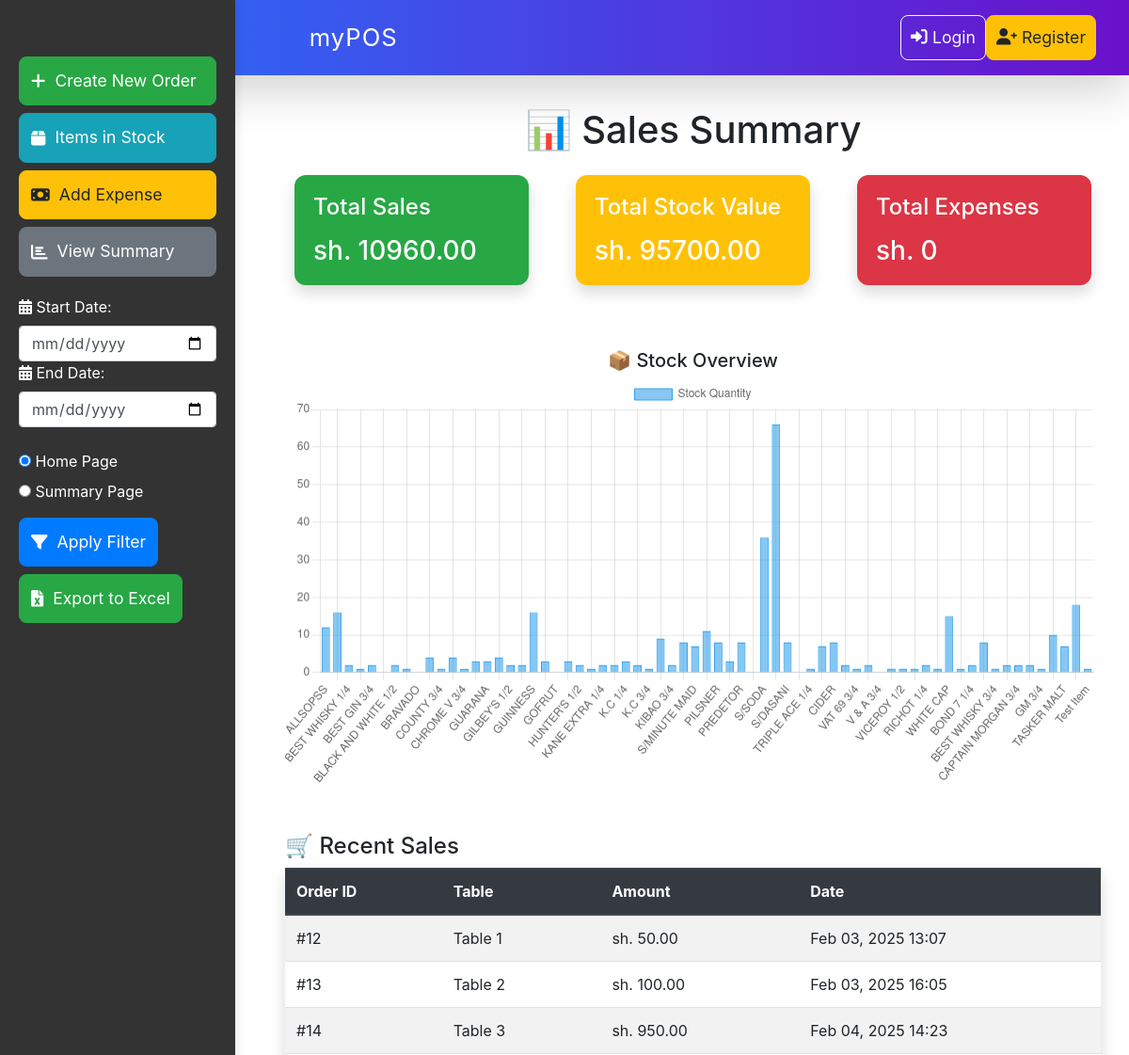
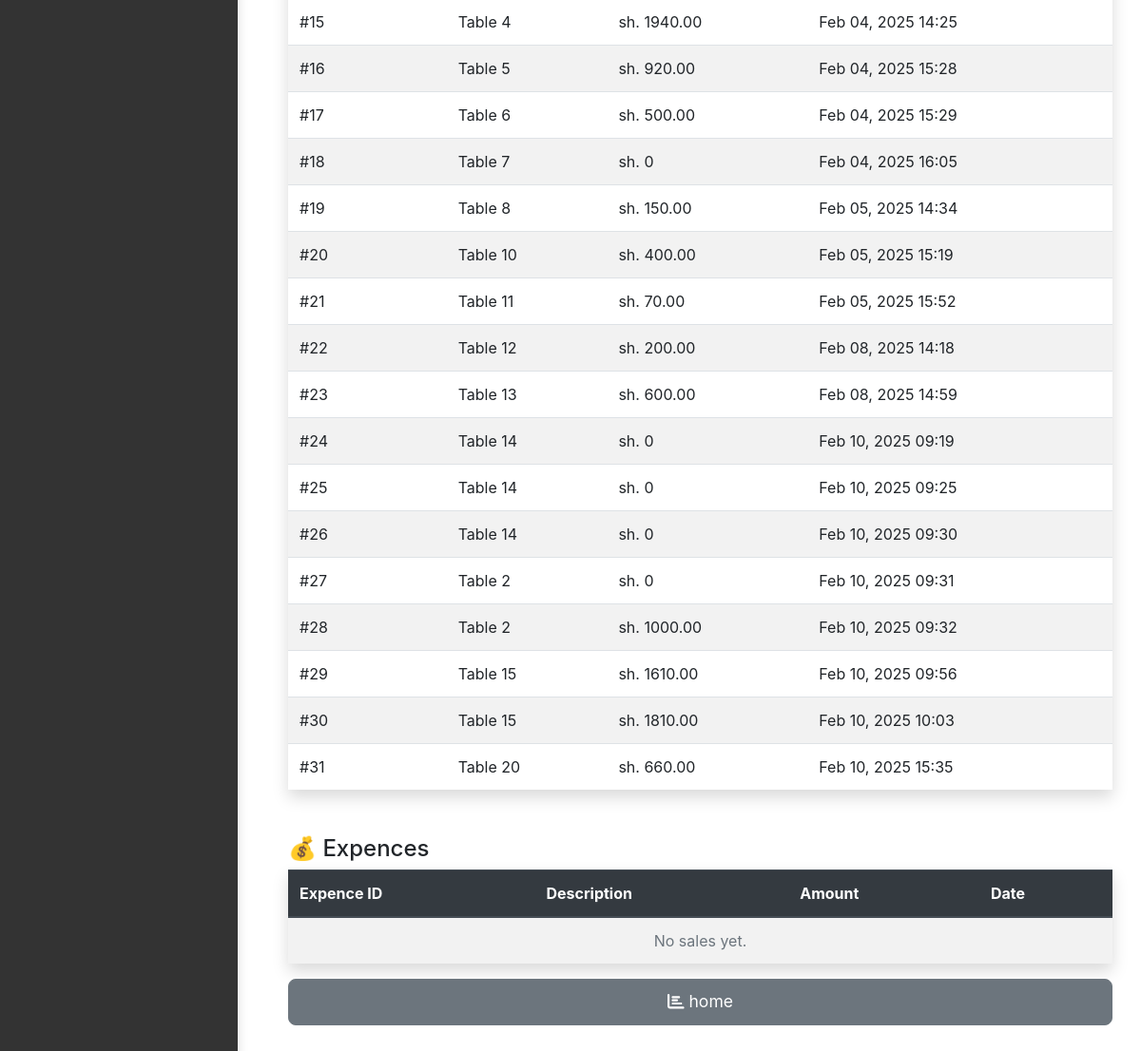
/summary/, run on an earlier commit of the app's database (2 pictures, top to bottom).
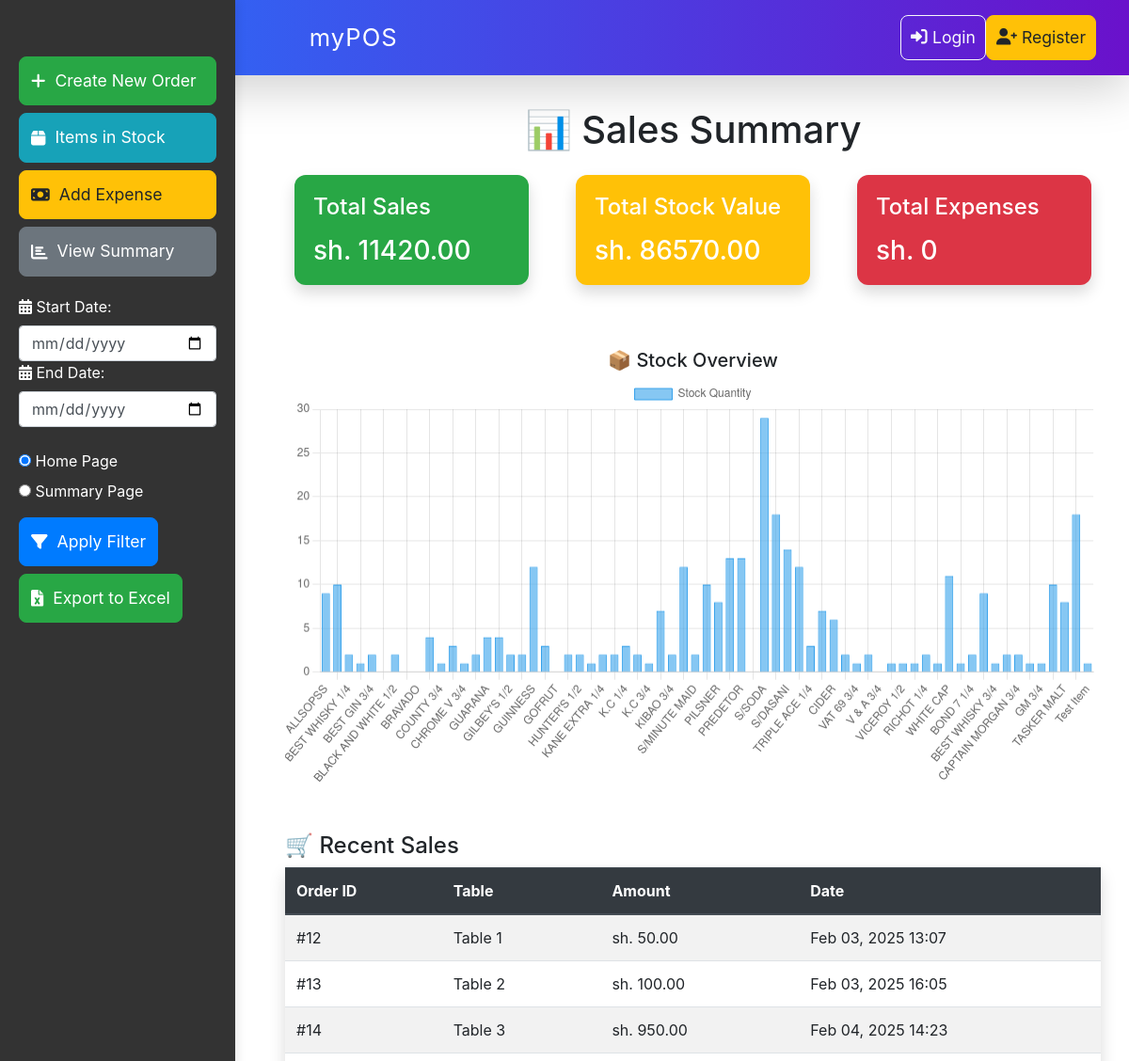
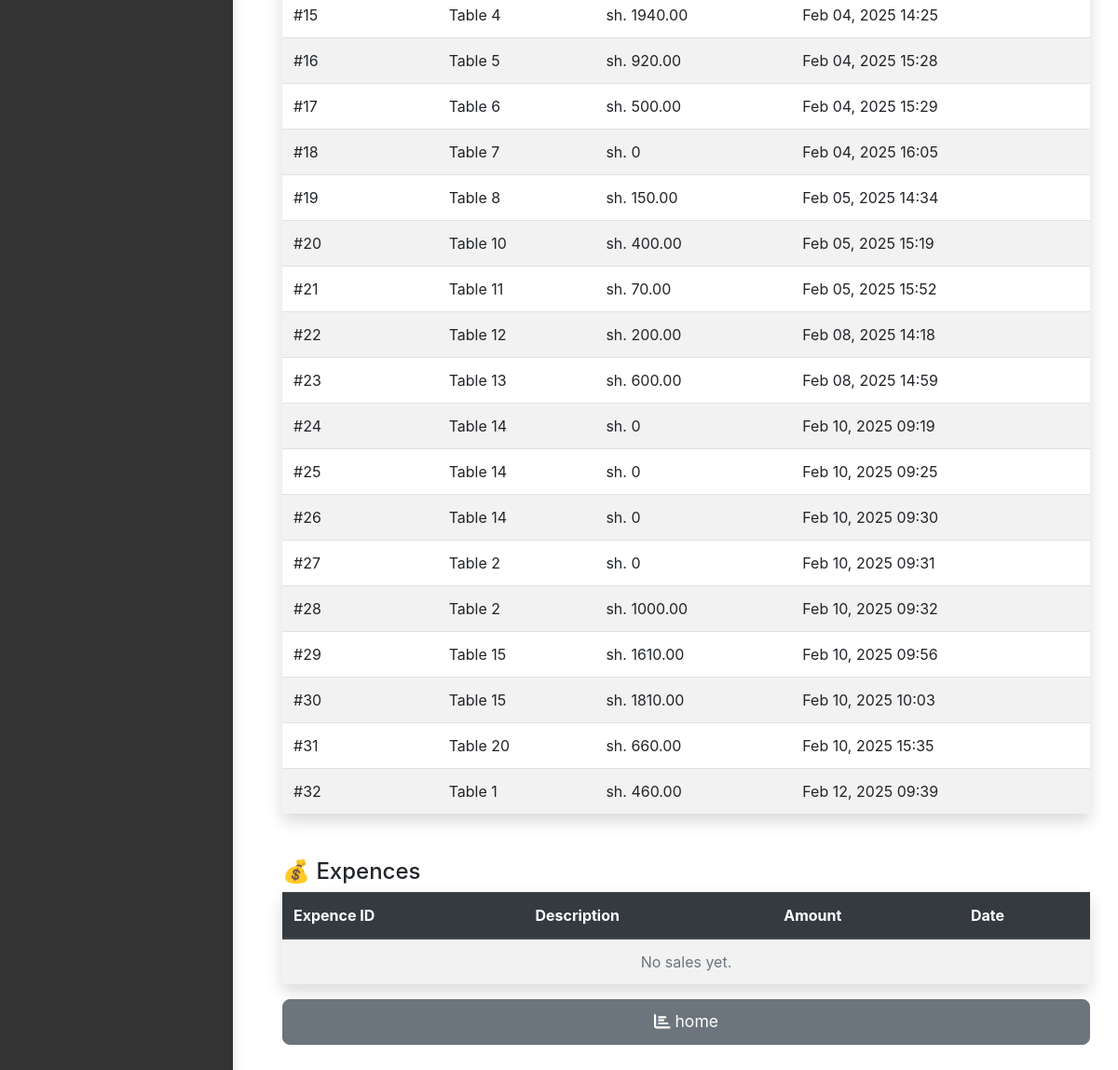
And on a later commit of the database (2 pictures, top to bottom).
### pos/models.py (models this page shows, shortened)
class Order(models.Model):
    user = models.ForeignKey(User, on_delete=models.CASCADE, null=True, blank=True)  # Link to User model
    table_number = models.IntegerField()
    created_at = models.DateTimeField(auto_now_add=True)
    is_paid = models.BooleanField(default=False)
    def total_price(self):
        return sum(item.total_price() for item in self.order_items.all())

class OrderItem(models.Model):
    order = models.ForeignKey(Order, related_name='order_items', on_delete=models.CASCADE)
    item = models.ForeignKey(Item, on_delete=models.CASCADE)
    quantity = models.IntegerField()
    def total_price(self):
        return self.quantity * self.item.unit_price

class Item(models.Model):
    name = models.CharField(max_length=100)
    unit_price = models.DecimalField(max_digits=10, decimal_places=2)
    stock_quantity = models.IntegerField(default=0)
    image = models.ImageField(upload_to='item_images/', null=True, blank=True)

### pos/views.py (the view)
# urls.py: path('summary/', views.summary, name='summary'),
def summary(request):
    items = Item.objects.all()
    orders = Order.objects.all()  # Fetch all orders
    expenses = Expense.objects.all()  # Fetch all expenses
    start_date = request.GET.get('start_date')
    end_date = request.GET.get('end_date')
    if start_date and end_date:
        start_date = parse_date(start_date)
        end_date = parse_date(end_date)
        if start_date and end_date:
            orders = orders.filter(created_at__date__range=[start_date, end_date])
            expenses = expenses.filter(date__range=[start_date, end_date])  # Assuming `date` is the field for Expense
    total_stock_value = sum(item.unit_price * item.stock_quantity for item in items)
    total_expenses = sum(expense.amount for expense in expenses)
    total_sales = sum(order.total_price() for order in orders)
    stock_labels = [item.name for item in items]
    stock_values = [item.stock_quantity for item in items]
    expense_labels = [expense.description for expense in expenses]
    expense_values = [expense.amount for expense in expenses]
    return render(request, 'pos/summary.html', {
        'total_stock_value': total_stock_value,
        'total_expenses': total_expenses,
        'total_sales': total_sales,
        'stock_labels': stock_labels,
        'stock_values': stock_values,
        'expense_labels': expense_labels,
        'expense_values': expense_values,
        'orders': orders,  # Pass filtered orders
        'expenses': expenses
    })

### pos/templates/pos/summary.html (shortened to what the changed rows need)
{% extends 'pos/base.html' %}
{% load static %}
{% block content %}
    <link rel="stylesheet" href="https://cdn.jsdelivr.net/npm/daterangepicker/daterangepicker.css">
<div class="container mt-4">
    <h1 class="text-center mb-4">📊 Sales Summary</h1>
    <div class="row">
        <div class="col-md-4">
            <div class="card text-white bg-success shadow">
                <div class="card-body">
                    <h5 class="card-title">Total Sales</h5>
                    <p class="card-text h3">sh. {{ total_sales }}</p>
                </div>
            </div>
        </div>
        <div class="col-md-4">
            <div class="card text-white bg-warning shadow">
                <div class="card-body">
                    <h5 class="card-title">Total Stock Value</h5>
                    <p class="card-text h3">sh. {{ total_stock_value }}</p>
                </div>
            </div>
        </div>
    </div>
    <div class="row mt-5">
        <div class="col-md-12">
            <h5 class="text-center">📦 Stock Overview</h5>
            <canvas id="stockChart"></canvas>
        </div>
    </div>
    <div class="mt-5">
        <table class="table table-striped table-hover shadow">
            <thead class="thead-dark">
                <tr>
                    <th>Order ID</th>
                    <th>Table</th>
                    <th>Amount</th>
                    <th>Date</th>
                </tr>
            </thead>
            <tbody>
                {% for order in orders %}
                <tr>
                    <td>#{{ order.id }}</td>
                    <td>Table {{ order.table_number }}</td>
                    <td>sh. {{ order.total_price }}</td>
                    <td>{{ order.created_at|date:"M d, Y H:i" }}</td>
                </tr>
                {% empty %}
                <tr>
                    <td colspan="4" class="text-center text-muted">No sales yet.</td>
                </tr>
                {% endfor %}
            </tbody>
        </table>
    </div>
    <div class="mt-5">
        <table class="table table-striped table-hover shadow">
            <thead class="thead-dark">
                <tr>
                    <th>Expence ID</th>
                    <th>Description</th>
                    <th>Amount</th>
                    <th>Date</th>
                </tr>
            </thead>
        </table>
    </div>
</div>
<script>
    // Stock Chart
    var stockCtx = document.getElementById('stockChart').getContext('2d');
    new Chart(stockCtx, {
        type: 'bar',
        data: {
            labels: {{ stock_labels|safe }},
            datasets: [{
                label: 'Stock Quantity',
                data: {{ stock_values|safe }},
                backgroundColor: 'rgba(54, 162, 235, 0.6)',
                borderColor: 'rgba(54, 162, 235, 1)',
                borderWidth: 1
            }]
        },
        options: {
            responsive: true,
            scales: {
                y: { beginAtZero: true }
            }
        }
    });
    // Expense Chart
    var expenseCtx = document.getElementById('expenseChart').getContext('2d');
    new Chart(expenseCtx, {
        type: 'doughnut',
        data: {
            labels: {{ expense_labels|safe }},
            datasets: [{
                label: 'Expenses',
                data: {{ expense_values|safe }},
                backgroundColor: ['#FF6384', '#36A2EB', '#FFCE56', '#4CAF50', '#9C27B0'],
            }]
        },
        options: {
            responsive: true
        }
    });
</script>
    <link rel="stylesheet" href="{% static 'css/daterangepicker.css' %}">
{% endblock %}

What changed in the data, as far as the page shows it:
added Order: id "32", table_number "1", total_price "460.00", created_at "Feb 12, 2025 09:39"
Also different on the page:
{{ total_sales }}: "10960.00" → "11420.00"
{{ total_stock_value }}: "95700.00" → "86570.00"
chart data {{ stock_values|safe }}: [12, 16, 2, 1, 2, 0, 2, 1, 0, 4, 1, 4, 1, 3, 3, 4, 2, 2, 16, 3, 0, 3, 2, 1, 2, 2, 3, 2, 1, 9, 2, 8, 7, 11, 8, 3, 8, 0, 36, 66, 8, 0, 1, 7, 8, 2, 1, 2, 0, 1, 1, 1, 2, 1, 15, 1, 2, 8, 1, 2, 2, 2, 1, 10, 7, 18, 1] → [9, 10, 2, 1, 2, 0, 2, 0, 0, 4, 1, 3, 1, 2, 4, 4, 2, 2, 12, 3, 0, 2, 2, 1, 2, 2, 3, 2, 1, 7, 2, 12, 2, 10, 8, 13, 13, 0, 29, 18, 14, 12, 3, 7, 6, 2, 1, 2, 0, 1, 1, 1, 2, 1, 11, 1, 2, 9, 1, 2, 2, 1, 1, 10, 8, 18, 1]
